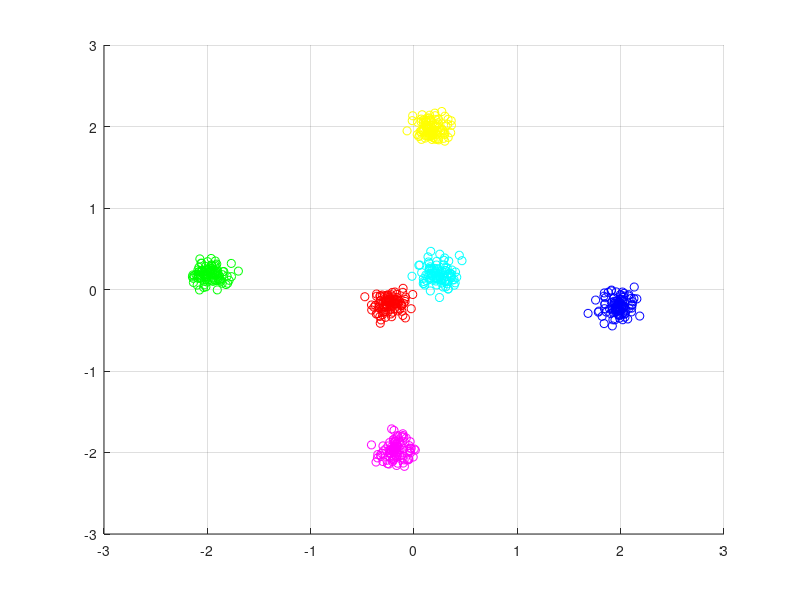
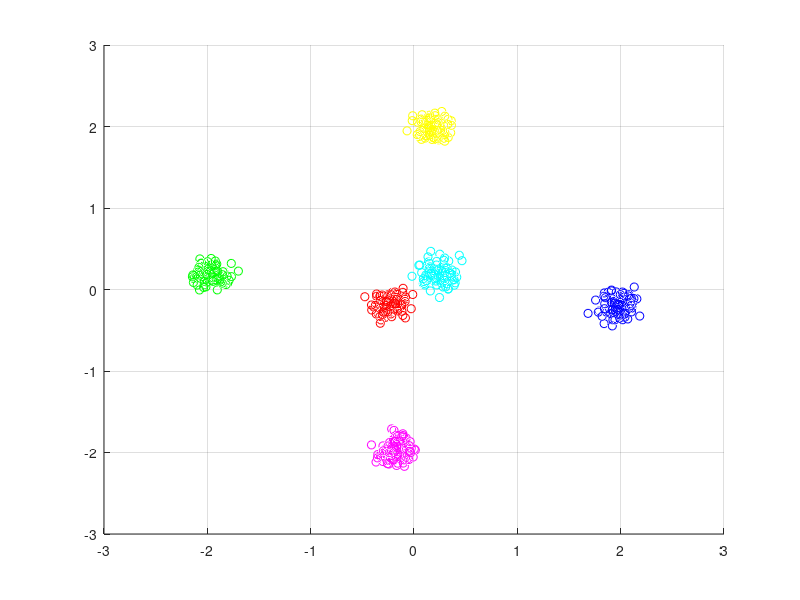
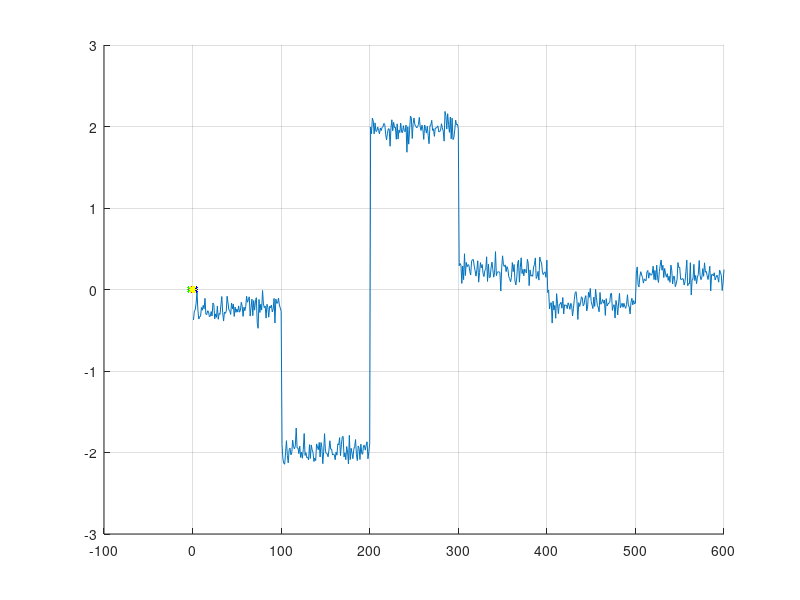

The MATLAB source for these figures, in order:
clc
clear
close all
load('projeto_cheirinho_1.mat')
dados = [Ka Kb Ta Tb];
media = mean(dados,1);
std = std(dados,0,1);
dados_norm = (dados-media)./std;

[U,S,V] = svd(dados_norm);
dados_3d = dados_norm * V(:,1:3);
dados_2d = dados_norm *V(:,1:2);
dados_1d = dados_norm *V(:,1);
%plot
figure(1)
hold on
grid on
scatter(dados_2d(1:100,1),dados_2d(1:100,2),'r');
scatter(dados_2d(101:200,1),dados_2d(101:200,2),'g');
scatter(dados_2d(201:300,1),dados_2d(201:300,2),'b');
scatter(dados_2d(301:400,1),dados_2d(301:400,2),'c');
scatter(dados_2d(401:500,1),dados_2d(401:500,2),'m');
scatter(dados_2d(501:600,1),dados_2d(501:600,2),'y');

figure(2)
hold on
grid on
scatter3(dados_3d(1:100,1),dados_3d(1:100,2),dados_3d(1:100,3),'r');
scatter3(dados_3d(101:200,1),dados_3d(101:200,2),dados_3d(101:200,3),'g');
scatter3(dados_3d(201:300,1),dados_3d(201:300,2),dados_3d(201:300,3),'b');
scatter3(dados_3d(301:400,1),dados_3d(301:400,2),dados_3d(301:400,3),'c');
scatter3(dados_3d(401:500,1),dados_3d(401:500,2),dados_3d(401:500,3),'m');
scatter3(dados_3d(501:600,1),dados_3d(501:600,2),dados_3d(501:600,3),'y');
figure(3)
hold on
grid on
plot(dados_1d);
y = [zeros(100,1)*1 ;zeros(100,1)*2 ;zeros(100,1)*3 ;zeros(100,1)*4 ;zeros(100,1)*5 ;zeros(100,1)*6];
plot(dados_1d(1:100), y(1:100), '*', 'MarkerSize', 5,'color','r');
plot(dados_1d(101:200), y(101:200), '*', 'MarkerSize', 5,'color','g');
plot(dados_1d(201:300), y(201:300), '*', 'MarkerSize', 5,'color','b');
plot(dados_1d(301:400), y(301:400), '*', 'MarkerSize', 5,'color','c');
plot(dados_1d(401:500), y(401:500), '*', 'MarkerSize', 5,'color','m');
plot(dados_1d(501:600), y(501:600), '*', 'MarkerSize', 5,'color','y');
